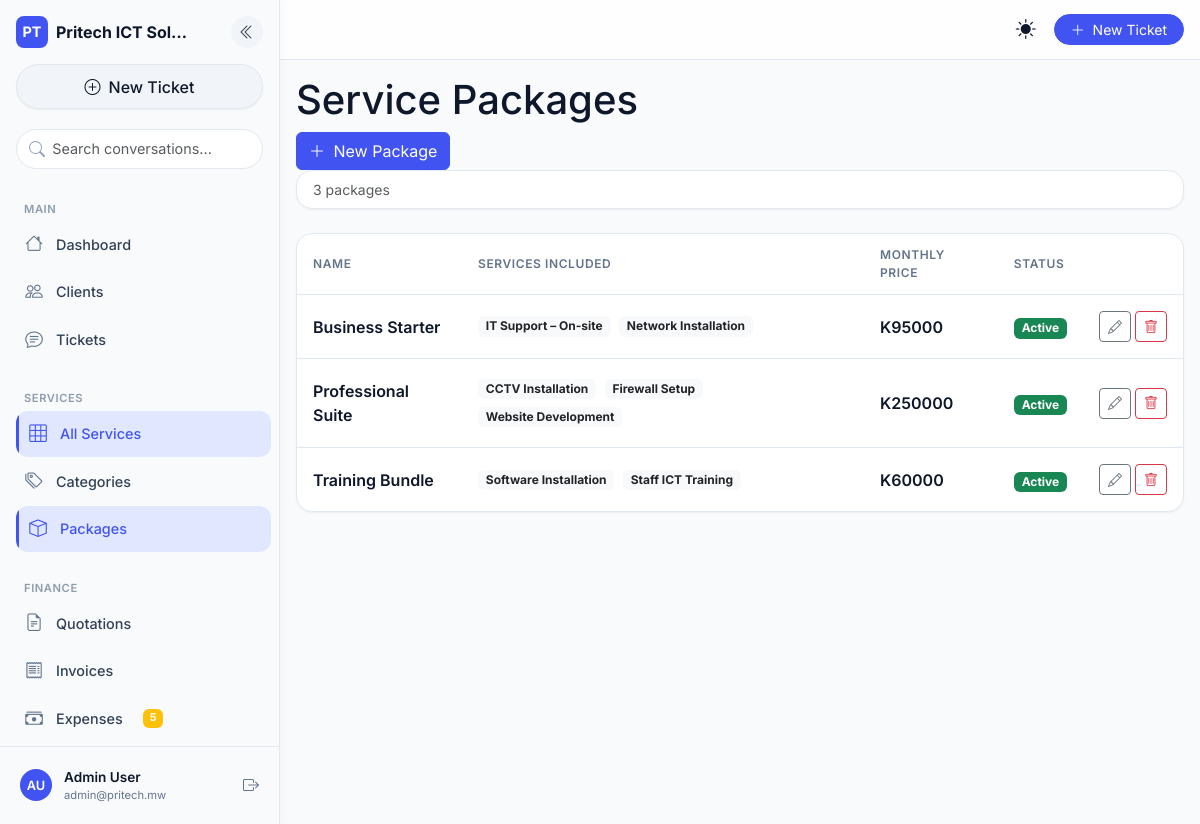
Page /services/packages/ (signed in) on the committed database.
### core/models.py (models this page shows, shortened)
class SiteConfig(models.Model):
    company_name = models.CharField(max_length=200, default='Pritech ICT Solutions')
    tagline = models.CharField(max_length=300, blank=True)
    logo = models.ImageField(upload_to='logo/', null=True, blank=True)
    email = models.EmailField(blank=True)
    phone = models.CharField(max_length=30, blank=True)
    address = models.TextField(blank=True)
    website = models.URLField(blank=True)
    vat_rate = models.DecimalField(max_digits=5, decimal_places=4, default=0.165)
    currency = models.CharField(max_length=10, default='MWK')
    currency_symbol = models.CharField(max_length=5, default='K')
    bank_name = models.CharField(max_length=100, blank=True)
    bank_account = models.CharField(max_length=50, blank=True)
    mobile_money = models.CharField(max_length=50, blank=True)
    invoice_footer = models.TextField(blank=True)
    class Meta:
        verbose_name = 'Site Configuration'
    @classmethod
    def get(cls):
        obj, _ = cls.objects.get_or_create(pk=1)
        return obj

### accounts/models.py (models this page shows, shortened)
class User(AbstractUser):
    id = models.UUIDField(primary_key=True, default=uuid.uuid4, editable=False)
    USER_TYPE_CHOICES = (('client', 'Client'), ('staff', 'Staff'))
    CLIENT_ROLE_CHOICES = [
        ('admin', 'Administrator'),
        ('viewer', 'Viewer'),
        ('billing', 'Billing'),
    ]
    user_type = models.CharField(max_length=10, choices=USER_TYPE_CHOICES, default='client')
    email = models.EmailField(unique=True)
    phone_number = models.CharField(max_length=20, unique=True, null=True, blank=True)
    national_id = models.CharField(max_length=50, unique=True, null=True, blank=True)
    physical_address = models.TextField(blank=True)
    last_login_ip = models.GenericIPAddressField(null=True, blank=True)
    client_role = models.CharField(
        max_length=20,
        choices=CLIENT_ROLE_CHOICES,
        default='viewer',
        blank=True,
        help_text="Role within the client organization (only for client users)"
    )
    is_2fa_enabled = models.BooleanField(default=False)
    USERNAME_FIELD = 'email'
    REQUIRED_FIELDS = ['username']
    def has_role(self, role_code):
        return self.user_roles.filter(role__code=role_code).exists()
    def has_perm_code(self, permission_code):
        from .models import RolePermission
        return RolePermission.objects.filter(
            role__user_roles__user=self,
            permission__code=permission_code
        ).exists()

### services/models.py (models this page shows, shortened)
class ServicePackage(models.Model):
    name = models.CharField(max_length=200)
    description = QuillField(blank=True)      # ⬅️ rich text now
    services = models.ManyToManyField(Service, related_name='packages')
    monthly_price = models.DecimalField(max_digits=12, decimal_places=2)
    is_active = models.BooleanField(default=True)
    created_at = models.DateTimeField(auto_now_add=True)
    class Meta:
        ordering = ['name']

class Service(models.Model):
    BILLING_TYPE_CHOICES = [
        ('one_time', 'One Time'),
        ('recurring', 'Recurring'),
    ]
    name = models.CharField(max_length=200)
    category = models.ForeignKey(
        ServiceCategory,
        on_delete=models.SET_NULL,
        null=True,
        blank=True,
        related_name='services'
    )
    description = QuillField(blank=True)      # ⬅️ rich text now
    base_price = models.DecimalField(max_digits=12, decimal_places=2, default=0)
    unit = models.CharField(
        max_length=50,
        default='job',
        help_text='e.g. job, hour, month'
    )
    billing_type = models.CharField(
        max_length=20,
        choices=BILLING_TYPE_CHOICES,
        default='one_time'
    )
    is_active = models.BooleanField(default=True)
    created_at = models.DateTimeField(auto_now_add=True)
    class Meta:
        ordering = ['name']

### services/views.py (the view)
# urls.py: path('packages/', ServicePackageListView.as_view(), name='service_package_list'),
class ServicePackageListView(LoginRequiredMixin, ListView):
    model = ServicePackage
    template_name = 'services/package_list.html'
    context_object_name = 'packages'
    def get_queryset(self):
        return ServicePackage.objects.prefetch_related('services')

### accounts/templatetags/account_tags.py (called while the page is built)
@register.filter(name='has_perm')
def has_perm(user, perm_code):
    if user.is_authenticated:
        return user.has_perm_code(perm_code)
    return False

### core/context_processors.py (called while the page is built)
def site_config(request):
    return {'site_config': SiteConfig.get()}

def sidebar_recent_items(request):
    if request.user.is_authenticated:
        from .services import CommonDashboardService
        return CommonDashboardService.get_context(request.user)
    return {}

def pending_expenses_count(request):
    if request.user.is_authenticated and request.user.is_staff:
        try:
            count = Expense.objects.filter(status='pending').count()
            return {'pending_expenses_count': count}
        except Exception:
            return {'pending_expenses_count': 0}
    return {}

### core/services.py (called while the page is built)
    @staticmethod
    def get_context(user):
        if user.user_type == 'client':
            client_org = ClientOrganization.objects.filter(user=user).first()
            if client_org:
                tickets = Ticket.objects.filter(client=client_org)
                invoices = Invoice.objects.filter(client=client_org)
            else:
                tickets = Ticket.objects.none()
                invoices = Invoice.objects.none()
        elif user.has_perm_code('view_finance_dashboard') or user.has_role('TECHNICIAN'):
            tickets = Ticket.objects.all()
            invoices = Invoice.objects.all()
        else:
            tickets = Ticket.objects.all()
            invoices = Invoice.objects.all()
        return {
            'recent_sidebar_tickets': tickets.order_by('-created_at')[:5],
            'recent_sidebar_invoices': invoices.order_by('-created_at')[:3],
        }

### core/templatetags/core_tags.py (called while the page is built)
@register.filter(name='has_any_role')
def has_any_role(user, roles_str):
    if not user or not user.is_authenticated:
        return False
    roles = [role.strip() for role in roles_str.split(',')]
    return any(user.has_role(role) for role in roles)

### portfolio/context_processors.py (called while the page is built)
def portfolio_settings(request):
    return {'portfolio_settings': PortfolioSettings.get()}

### portfolio/models.py (called while the page is built)
    @classmethod
    def get(cls):
        obj, _ = cls.objects.get_or_create(pk=1)
        return obj

### templates/services/package_list.html (shortened to what this page needs)
{% extends "base.html" %}
{% block content %}
<div class="page-header">
  <div>
    <h1>Service Packages</h1>
  </div>
  <div class="d-flex gap-2">
    <a href="{% url 'service_package_create' %}" class="btn btn-primary">
      <i class="bi bi-plus-lg me-1"></i> New Package
    </a>
  </div>
</div>
<div class="card mb-4">
  <div class="card-body py-2">
    <div class="d-flex align-items-center">
      <span class="text-muted small">{{ packages|length }} package{{ packages|length|pluralize }}</span>
    </div>
  </div>
</div>
{% if packages %}
  <div class="card d-none d-md-block">
    <div class="table-responsive">
      <table class="modern-table">
        <thead>
          <tr>
            <th>Name</th>
            <th>Services Included</th>
            <th>Monthly Price</th>
            <th>Status</th>
            <th></th>
          </tr>
        </thead>
        <tbody>
          {% for pkg in packages %}
            <tr>
              <td class="fw-semibold">{{ pkg.name }}</td>
              <td>
                {% for s in pkg.services.all %}
                  <span class="badge bg-light text-dark me-1 mb-1">{{ s.name }}</span>
                {% empty %}
                  <span class="text-muted">—</span>
                {% endfor %}
              </td>
              <td class="fw-semibold">{{ site_config.currency_symbol }}{{ pkg.monthly_price|floatformat:0 }}</td>
              <td>
                <span class="badge {% if pkg.is_active %}bg-success{% else %}bg-secondary{% endif %}">
                  {{ pkg.is_active|yesno:'Active,Inactive' }}
                </span>
              </td>
              <td>
                <div class="d-flex gap-1">
                  <a href="{% url 'service_package_update' pkg.pk %}" class="btn btn-sm btn-outline-secondary">
                    <i class="bi bi-pencil"></i>
                  </a>
                  <a href="{% url 'service_package_delete' pkg.pk %}" class="btn btn-sm btn-outline-danger">
                    <i class="bi bi-trash"></i>
                  </a>
                </div>
              </td>
            </tr>
          {% endfor %}
        </tbody>
      </table>
    </div>
  </div>
{% endif %}
{% endblock %}

### templates/base.html (shortened to what this page needs)
{% load static %}
{% load account_tags %}
{% load core_tags %}
<!DOCTYPE html>
<html lang="en" data-theme="light" data-bs-theme="light">
<head>
  <link href="https://cdn.jsdelivr.net/npm/bootstrap@5.3.0/dist/css/bootstrap.min.css" rel="stylesheet">
  <link rel="stylesheet" href="https://cdn.jsdelivr.net/npm/bootstrap-icons@1.11.0/font/bootstrap-icons.css">
  <link rel="stylesheet" href="{% static 'css/mobile-first.css' %}">
</head>
<body class="{% if request.user.is_authenticated %}sidebar-expanded{% endif %}">
  {% if request.user.is_authenticated %}
  <aside class="desktop-sidebar d-none d-lg-flex">
    <div class="sidebar-header">
      <div class="d-flex align-items-center justify-content-between mb-3">
        <div class="d-flex align-items-center gap-2">
          <div class="brand-icon"><span class="fw-bold">PT</span></div>
          <span class="fw-bold brand-name">{{ site_config.company_name|truncatechars:16 }}</span>
        </div>
        <button class="sidebar-collapse-btn" id="sidebarCollapseBtn" type="button"
                data-bs-toggle="tooltip" title="Collapse sidebar" aria-label="Collapse sidebar">
          <i class="bi bi-chevron-double-left"></i>
        </button>
      </div>
      <a href="{% url 'ticket_create' %}" class="new-chat-btn"><i class="bi bi-plus-circle"></i> New Ticket</a>
    </div>
    <div class="sidebar-search">
      <input type="text" class="form-control" placeholder="Search conversations...">
    </div>
    <div class="sidebar-nav-section">
      <div class="nav-label">Main</div>
      <a href="{% url 'dashboard' %}" class="ai-nav-link"><i class="bi bi-house"></i> Dashboard</a>
      {% if request.user|has_any_role:'ADMIN,SALES,FINANCE' %}
        <a href="{% url 'client_list' %}" class="ai-nav-link"><i class="bi bi-people"></i> Clients</a>
      {% endif %}
      <a href="{% url 'ticket_list' %}" class="ai-nav-link"><i class="bi bi-chat-text"></i> Tickets</a>
      {% if request.user.is_staff %}
        <div class="nav-label mt-3">Services</div>
        <a href="{% url 'service_list' %}" class="ai-nav-link"><i class="bi bi-grid-3x3"></i> All Services</a>
        <a href="{% url 'service_category_list' %}" class="ai-nav-link"><i class="bi bi-tags"></i> Categories</a>
        <a href="{% url 'service_package_list' %}" class="ai-nav-link"><i class="bi bi-box"></i> Packages</a>
      {% endif %}
      {% if request.user|has_perm:'view_finance_dashboard' or request.user.is_staff %}
        <div class="nav-label mt-3">Finance</div>
        <a href="{% url 'quotation_list' %}" class="ai-nav-link"><i class="bi bi-file-earmark-text"></i> Quotations</a>
        <a href="{% url 'invoice_list' %}" class="ai-nav-link"><i class="bi bi-receipt"></i> Invoices</a>
        <a href="{% url 'expense_list' %}?status=pending" class="ai-nav-link">
          <i class="bi bi-cash-stack"></i> Expenses
          {% if pending_expenses_count %}
            <span class="badge bg-warning ms-2">{{ pending_expenses_count }}</span>
          {% endif %}
        </a>
        <a href="{% url 'finance_reports' %}" class="ai-nav-link"> Reports</a>
      {% endif %}
    </div>
    <div class="sidebar-footer">
      <div class="user-profile">
        <div class="user-avatar">
          {{ request.user.first_name|first|upper }}{{ request.user.last_name|first|upper }}
        </div>
        <div class="user-info">
          <div class="user-name">{{ request.user.get_full_name|default:request.user.email }}</div>
          <div class="user-email">{{ request.user.email }}</div>
        </div>
        <form method="post" action="{% url 'logout' %}" class="ms-auto">
          <button type="submit" class="logout-btn" data-bs-toggle="tooltip" title="Logout" aria-label="Logout">
            <i class="bi bi-box-arrow-right"></i>
          </button>
        </form>
      </div>
    </div>
  </aside>
  {% endif %}
  <header class="topbar sticky-top {% if request.user.is_authenticated %}topbar-desktop{% endif %}">
    <div class="d-flex align-items-center h-100 px-3">
      {% if request.user.is_authenticated %}
      <button class="desktop-menu-btn d-none d-lg-block me-2" id="desktopMenuToggle" type="button"
              data-bs-toggle="tooltip" title="Toggle sidebar" aria-label="Toggle sidebar">
      </button>
      {% endif %}
      <span class="page-title fw-semibold flex-grow-1">{% block page_title %}Dashboard{% endblock %}</span>
      <button class="theme-toggle-btn me-2" id="themeToggle" type="button"
              data-bs-toggle="tooltip" title="Switch theme" aria-label="Switch dark/light mode">
        <i class="bi bi-sun-fill light-icon"></i>
      </button>
      {% if request.user.is_authenticated %}
      <a href="{% url 'ticket_create' %}" class="btn btn-primary btn-sm rounded-pill px-3 d-none d-sm-block">
        <i class="bi bi-plus-lg me-1"></i> New Ticket
      </a>
      {% endif %}
    </div>
  </header>
  <main id="main-content" class="main-content pb-6 mb-4 {% if request.user.is_authenticated %}main-content-desktop{% endif %}">
    <div class="container-fluid py-3">
      {% block content %}{% endblock %}
    </div>
  </main>
</body>
</html>

### rows in the picture
SiteConfig: company_name "Pritech ICT Sol…", currency_symbol "K"
User: user.first_name|first "A", user.last_name|first "U", user.get_full_name "Admin User", user.email "admin@pritech.mw"
ServicePackage: name "Business Starter", monthly_price "95000", is_active "Active"
Service: name "IT Support – On-site"
Service: name "Network Installation"
ServicePackage: name "Professional Suite", monthly_price "250000", is_active "Active"
Service: name "CCTV Installation"
Service: name "Firewall Setup"
Service: name "Website Development"
ServicePackage: name "Training Bundle", monthly_price "60000", is_active "Active"
Service: name "Software Installation"
Service: name "Staff ICT Training"

### other values in the picture
{{ pending_expenses_count }} "5"
{{ packages|length }} "3"
